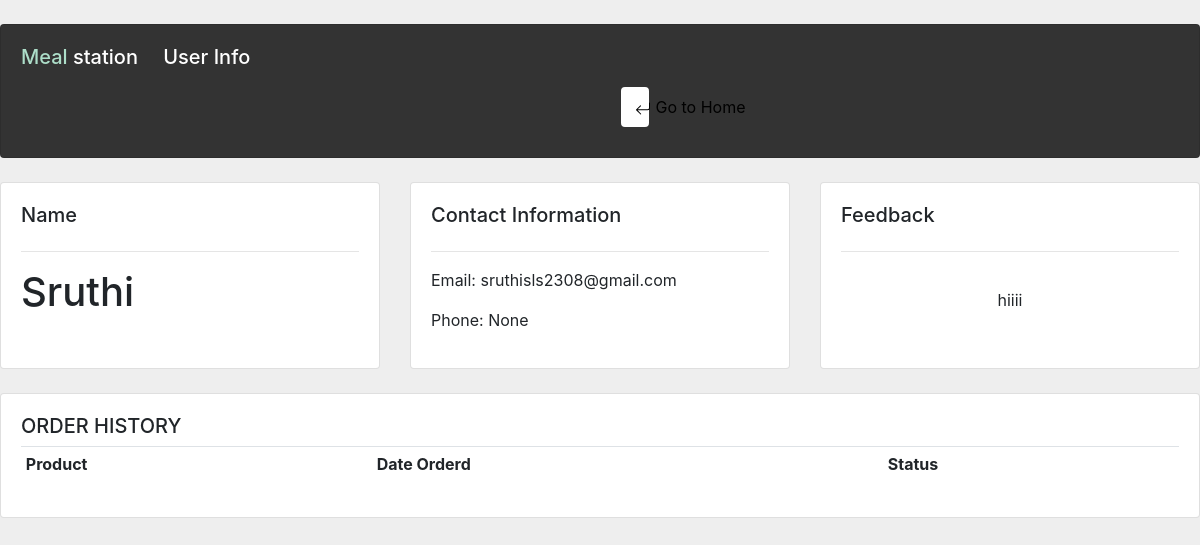
The app's page /customer/24/ (signed in) with its own data.
### home/models.py (models this page shows, shortened)
class Customer(models.Model):
    user=models.OneToOneField(User, null=True, on_delete=models.CASCADE)
    profile_pic=models.ImageField(default='user.png',null=True,blank=False)
    name=models.CharField(max_length=100,null=True)
    phone=models.CharField(max_length=100,null=True,blank=True)
    email=models.CharField(max_length=100,null=True,unique=True)
    date_created=models.DateTimeField(auto_now_add=True,null=True)

class Message(models.Model):
    customer=models.ForeignKey(Customer, null=True,on_delete=models.SET_NULL)
    suggestion=models.CharField(max_length=300,null=True)

### home/decorators.py (the view)
        def wrapper_func(request, *args, **kargs):
            group=None
            if request.user.groups.exists():
                group=request.user.groups.all()[0].name
            if group in allowed_roles:
                return view_func(request, *args, **kargs)
            else:
                return render('home/error.html')

### home/views.py (called while the page is built)
@allowedUsers(allowed_roles=['admin'])
def customer(request,pk_test):
    customer=Customer.objects.get(id=pk_test)
    orders=customer.order_set.all()
    msg=customer.message_set.last()
    context={'customer':customer,'orders':orders,'msg':msg,}
    return render(request,'home/customer.html',context)

### home/templates/home/customer.html (shortened to what this page needs)
<!DOCTYPE html>
<html lang="en">
<head>
    <link rel="stylesheet" href="https://stackpath.bootstrapcdn.com/bootstrap/4.1.3/css/bootstrap.min.css">
</head>
<body style="background-color: #eee;">
    <br>
	<div class="row">
        <div class="col-md">
            <div class="card card-body" style="background-color: #333;">
                <h5 style="color: #fff;"><span style="margin-right: 20px;"><span style="color: #addec9;">Meal</span> station</span>
                   User Info
                </h5>
                <a class="btn" href="{% url 'home' %}" style="background-color: #fff; border: 2px solid #fff; margin:10px 600px; color: #000;">  Go to Home</a>
            </div>
	<br>
<div class="row">
	<div class="col-md">
		<div class="card card-body">
			<h5>Name</h5>
			<hr>
			<h1>{{customer.name}}</h1>
			<br>
		</div>
	</div>
	<div class="col-md">
		<div class="card card-body">
			<h5>Contact Information</h5>
			<hr>
			<p>Email:  {{customer.email}}</p>
			<p>Phone:  {{customer.phone}}</p>
		</div>
	</div>
	<div class="col-md">
		<div class="card card-body">
			<h5>Feedback</h5>
			<hr>
			<p style="text-align: center;padding: 20px">{{msg.suggestion}}</p>
		</div>
	</div>
</div>
<br>
<div class="row">
	<div class="col-md">
		<div class="card card-body">
			<h5>ORDER HISTORY</h5>
			<table class="table table-sm">
				<tr>
					<th>Product</th>
					<th>Date Orderd</th>
					<th>Status</th>
				</tr>
			</table>
		</div>
	</div>
</div>
</body>
</html>

### records on screen
Customer: name "Sruthi", email "sruthisls2308@gmail.com", phone "None"
Message: suggestion "hiiii"
